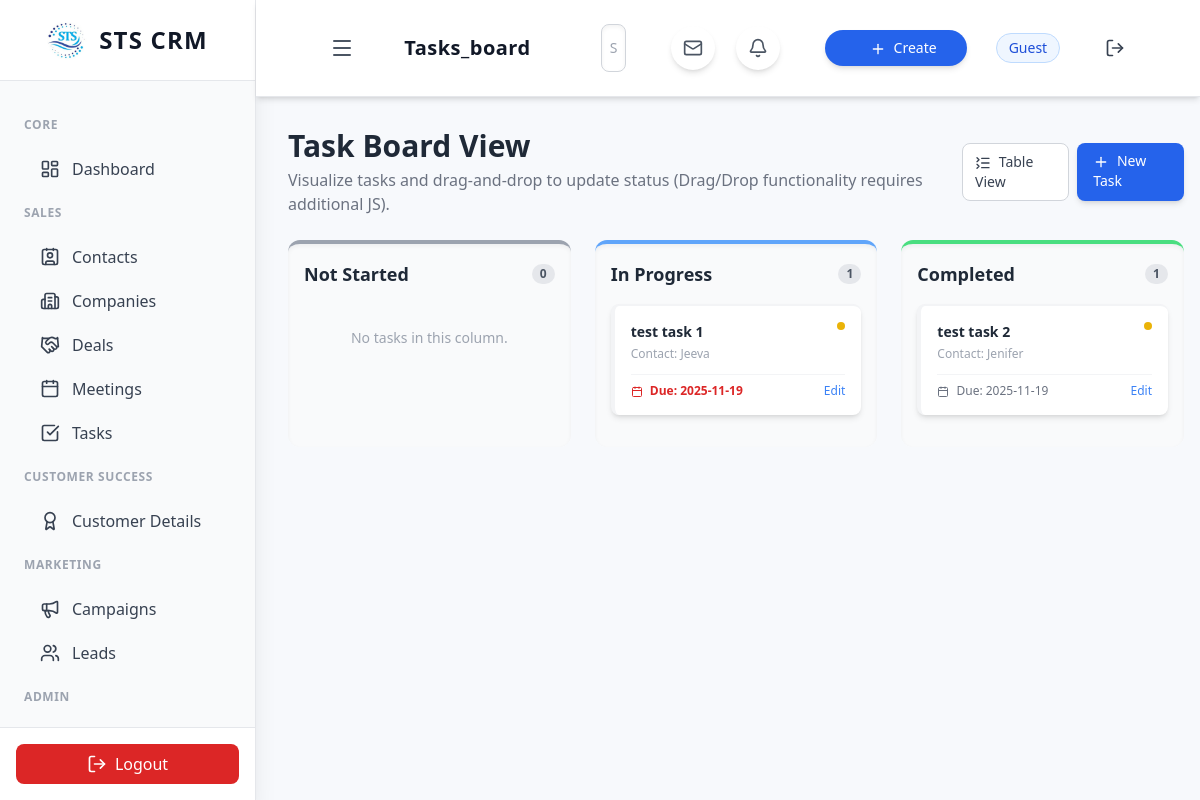
Page /tasks_board.php on the committed database.
### tables this page shows
CREATE TABLE `tasks` (
  `id` int(11) UNSIGNED NOT NULL,
  `title` varchar(255) NOT NULL,
  `description` text DEFAULT NULL,
  `due_date` date NOT NULL,
  `priority` enum('Low','Medium','High') DEFAULT 'Medium',
  `status` enum('Not Started','In Progress','Completed') DEFAULT 'Not Started',
  `contact_id` int(11) UNSIGNED DEFAULT NULL,
  `user_id` int(11) UNSIGNED DEFAULT NULL,
  `created_at` timestamp NOT NULL DEFAULT current_timestamp(),
  `updated_at` timestamp NOT NULL DEFAULT current_timestamp() ON UPDATE current_timestamp()
);

CREATE TABLE `contacts` (
  `id` int(11) UNSIGNED NOT NULL,
  `name` varchar(255) NOT NULL COMMENT 'Contact Full Name',
  `email` varchar(255) NOT NULL,
  `phone` varchar(50) DEFAULT NULL,
  `title` varchar(255) DEFAULT NULL COMMENT 'Job Title',
  `company_name` varchar(255) DEFAULT NULL COMMENT 'Associated Company/Customer',
  `status` varchar(50) NOT NULL DEFAULT 'Prospect' COMMENT 'Contact status (e.g., Lead, Customer, Cold)',
  `created_by` int(11) UNSIGNED NOT NULL,
  `created_at` datetime DEFAULT current_timestamp(),
  `company_id` int(11) UNSIGNED DEFAULT NULL
);

### tasks_board.php (the view, shortened to what this page needs)
<?php
include 'api/db.php';
$tasks_by_status = [
    'Not Started' => [],
    'In Progress' => [],
    'Completed' => [],
];
$sql = "
    SELECT
        t.id, t.title, t.due_date, t.priority, t.status,
        c.name AS contact_name
    FROM tasks t
    LEFT JOIN contacts c ON t.contact_id = c.id
    ORDER BY t.priority DESC, t.due_date ASC
";
$result = $conn->query($sql);
if ($result && $result->num_rows > 0) {
    while($task = $result->fetch_assoc()) {
        $status = $task['status'];
        if (isset($tasks_by_status[$status])) {
            $tasks_by_status[$status][] = $task;
        }
    }
}
function generate_kanban_card($task) {
    $priority_class = match ($task['priority']) {
        'High' => 'bg-red-500',
        'Medium' => 'bg-yellow-500',
        'Low' => 'bg-blue-500',
        default => 'bg-gray-400',
    };
    $due_date = new DateTime($task['due_date']);
    $today = new DateTime(date('Y-m-d'));
    $is_overdue = ($due_date < $today && $task['status'] !== 'Completed');
    $date_class = $is_overdue ? 'text-red-600 font-semibold' : 'text-gray-500';
    return '
        <div class="bg-white rounded-lg shadow-md p-4 mb-4 border-l-4 border-t-2 border-gray-100 hover:shadow-xl transition duration-300 cursor-grab">
            <div class="flex justify-between items-start">
                <h4 class="font-semibold text-gray-800 text-sm">' . htmlspecialchars($task['title']) . '</h4>
                <div class="w-2 h-2 rounded-full ' . $priority_class . '" title="Priority: ' . htmlspecialchars($task['priority']) . '"></div>
            </div>
            <p class="text-xs text-gray-400 mt-1">Contact: ' . htmlspecialchars($task['contact_name'] ?? 'N/A') . '</p>
            <div class="flex justify-between items-center mt-3 pt-2 border-t border-gray-100">
                <span class="text-xs ' . $date_class . '">
                    <i data-lucide="calendar" class="w-3 h-3 inline mr-1"></i> Due: ' . htmlspecialchars($task['due_date']) . '
                </span>
                <a href="edit_task.php?id=' . $task['id'] . '" class="text-xs text-blue-500 hover:text-blue-700">Edit</a>
            </div>
        </div>
    ';
}
?>
<div class="flex flex-col sm:flex-row justify-between items-start sm:items-center mb-6">
    <div>
        <h1 class="text-3xl font-bold text-gray-800">Task Board View</h1>
        <p class="text-gray-500 mt-1">Visualize tasks and drag-and-drop to update status (Drag/Drop functionality requires additional JS).</p>
    </div>
    <div class="mt-4 sm:mt-0 flex space-x-2">
        <a href="tasks.php" class="px-3 py-2 text-sm font-medium rounded-lg border border-gray-300 bg-white text-gray-700 hover:bg-gray-100 transition">
            <i data-lucide="list-collapse" class="w-4 h-4 inline mr-1"></i> Table View
        </a>
        <a href="add_task.php" class="px-4 py-2 text-sm font-medium rounded-lg
                                             bg-blue-600 hover:bg-blue-800 text-white transition duration-150 shadow-md">
            <i data-lucide="plus" class="w-4 h-4 inline mr-1"></i> New Task
        </a>
    </div>
</div>
<div class="grid grid-cols-1 md:grid-cols-3 gap-6">
    <?php foreach ($tasks_by_status as $status => $tasks):
        $count = count($tasks);
        $col_bg_class = match ($status) {
            'Not Started' => 'border-t-4 border-gray-400',
            'In Progress' => 'border-t-4 border-blue-400',
            'Completed' => 'border-t-4 border-green-400',
            default => 'border-t-4 border-gray-200',
        };
    ?>
    <div class="flex flex-col bg-gray-50 rounded-xl shadow-inner p-4 <?= $col_bg_class ?>">
        <h3 class="text-lg font-bold text-gray-800 mb-4 flex justify-between items-center">
            <span><?= htmlspecialchars($status) ?></span>
            <span class="text-xs bg-gray-200 text-gray-600 px-2 py-0.5 rounded-full"><?= $count ?></span>
        </h3>
        <div id="column-<?= str_replace(' ', '-', strtolower($status)) ?>" class="space-y-3 min-h-20">
            <?php
            if ($count > 0) {
                foreach ($tasks as $task) {
                    echo generate_kanban_card($task);
                }
            } else {
                echo '<p class="text-center text-sm text-gray-400 py-6">No tasks in this column.</p>';
            }
            ?>
        </div>
    </div>
    <?php endforeach; ?>
</div>
<?php
include 'includes/layout.php';
?>

### includes/layout.php (style rules this page uses)
body { background-color: #f7f9fc; }

### rows in the picture
tasks: title "test task 1", contact.name "Jeeva", due_date "2025-11-19"
tasks: status "Completed", count "1", title "test task 2", contact.name "Jenifer", due_date "2025-11-19"

### other values in the picture
str_replace('.php', '', $current_page) "Tasks_board"
$_SESSION['user_name'] "Guest"
$status "Not Started"
$count "0"
$status "In Progress"
$count "1"
